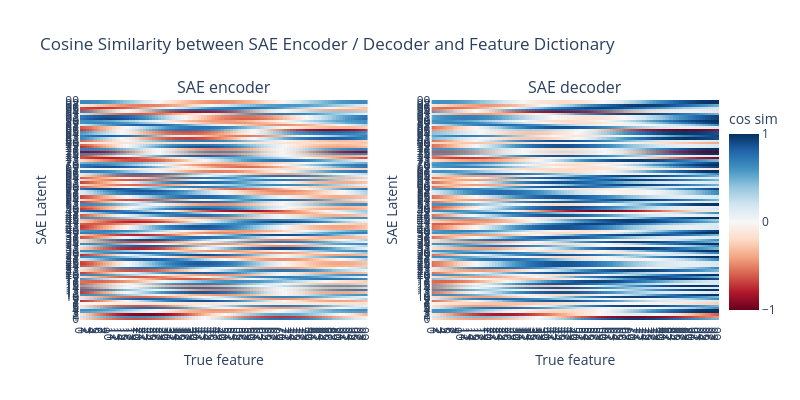

The notebook cell saved with this chart:
### Markdown cell above
## Cell 17: Visualizing SAE Feature Recovery

We can get a quick sense of what our SAE learned by plotting the cosine similarity of the SAE encoder and decoder with the feature vectors from our feature dictionary.

If all went well, our SAE should exactly learn one latet per dictionary feature, and each latent should have cosine similarity of 1.0 with the corresponding dictionary feature.

### Code cell
from sae_lens.synthetic import plot_sae_feature_similarity

# Plot cosine similarity between SAE features and true features
# reorder_features=True sorts SAE latents to best match true features for clearer visualization
plot_sae_feature_similarity(
    sae=sae,
    feature_dict=feature_dict,
    title="Cosine Similarity between SAE Encoder / Decoder and Feature Dictionary",
)

### Figure 1 — Plotly figure (JSON) as saved in the notebook; plotly's stock layout.template omitted (floating-point values rounded to 4 significant figures; data arrays with more than 128 entries replaced by an {"elided": "..."} marker saying what was removed)
{"data": [{"colorscale": [[0, "rgb(103,0,31)"], [0.1, "rgb(178,24,43)"], [0.2, "rgb(214,96,77)"], [0.3, "rgb(244,165,130)"], [0.4, "rgb(253,219,199)"], [0.5, "rgb(247,247,247)"], [0.6, "rgb(209,229,240)"], [0.7, "rgb(146,197,222)"], [0.8, "rgb(67,147,195)"], [0.9, "rgb(33,102,172)"], [1, "rgb(5,48,97)"]], "hovertemplate": "True feature: %{x}<br>SAE Latent: %{y}<br>Cosine Similarity: %{z:.3f}<extra></extra>", "showscale": false, "type": "heatmap", "xaxis": "x", "yaxis": "y", "z": {"elided": "100x100 float values"}, "zmax": 1, "zmin": -1}, {"colorbar": {"dtick": 1, "tickvals": [-1, 0, 1], "title": {"text": "cos sim"}, "x": 1}, "colorscale": [[0, "rgb(103,0,31)"], [0.1, "rgb(178,24,43)"], [0.2, "rgb(214,96,77)"], [0.3, "rgb(244,165,130)"], [0.4, "rgb(253,219,199)"], [0.5, "rgb(247,247,247)"], [0.6, "rgb(209,229,240)"], [0.7, "rgb(146,197,222)"], [0.8, "rgb(67,147,195)"], [0.9, "rgb(33,102,172)"], [1, "rgb(5,48,97)"]], "hovertemplate": "True feature: %{x}<br>SAE Latent: %{y}<br>Cosine Similarity: %{z:.3f}<extra></extra>", "type": "heatmap", "xaxis": "x2", "yaxis": "y2", "z": {"elided": "100x100 float values"}, "zmax": 1, "zmin": -1}], "layout": {"annotations": [{"font": {"size": 16}, "showarrow": false, "text": "SAE encoder", "x": 0.225, "xanchor": "center", "xref": "paper", "y": 1, "yanchor": "bottom", "yref": "paper"}, {"font": {"size": 16}, "showarrow": false, "text": "SAE decoder", "x": 0.775, "xanchor": "center", "xref": "paper", "y": 1, "yanchor": "bottom", "yref": "paper"}], "height": 400, "title": {"text": "Cosine Similarity between SAE Encoder / Decoder and Feature Dictionary"}, "width": 800, "xaxis": {"anchor": "y", "domain": [0, 0.45], "dtick": 1, "title": {"text": "True feature"}}, "xaxis2": {"anchor": "y2", "domain": [0.55, 1], "dtick": 1, "title": {"text": "True feature"}}, "yaxis": {"anchor": "x", "domain": [0, 1], "dtick": 1, "title": {"text": "SAE Latent"}}, "yaxis2": {"anchor": "x2", "domain": [0, 1], "dtick": 1, "title": {"text": "SAE Latent"}}}}
